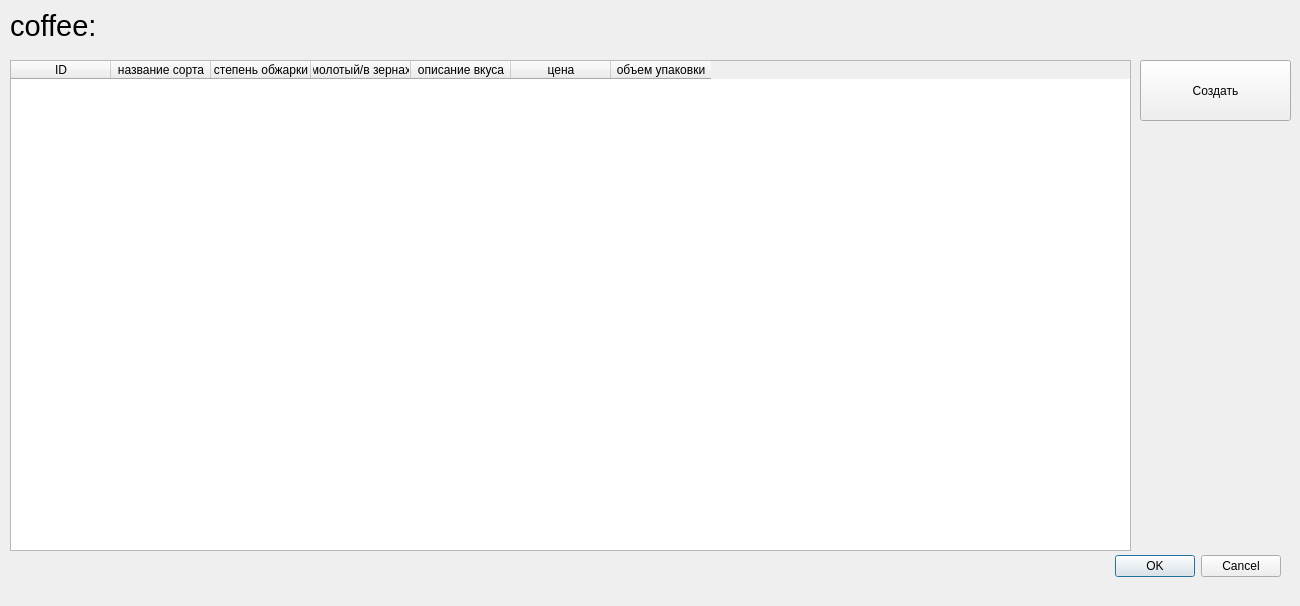
<?xml version="1.0" encoding="UTF-8"?>
<ui version="4.0">
 <class>Dialog</class>
 <widget class="QDialog" name="Dialog">
  <property name="geometry">
   <rect>
    <x>0</x>
    <y>0</y>
    <width>1300</width>
    <height>606</height>
   </rect>
  </property>
  <property name="windowTitle">
   <string>Dialog</string>
  </property>
  <widget class="QDialogButtonBox" name="buttonBox">
   <property name="geometry">
    <rect>
     <x>940</x>
     <y>550</y>
     <width>341</width>
     <height>32</height>
    </rect>
   </property>
   <property name="orientation">
    <enum>Qt::Horizontal</enum>
   </property>
   <property name="standardButtons">
    <set>QDialogButtonBox::Cancel|QDialogButtonBox::Ok</set>
   </property>
  </widget>
  <widget class="QTableWidget" name="tableWidget">
   <property name="geometry">
    <rect>
     <x>10</x>
     <y>60</y>
     <width>1121</width>
     <height>491</height>
    </rect>
   </property>
   <property name="defaultDropAction">
    <enum>Qt::IgnoreAction</enum>
   </property>
   <property name="alternatingRowColors">
    <bool>false</bool>
   </property>
   <column>
    <property name="text">
     <string>ID</string>
    </property>
   </column>
   <column>
    <property name="text">
     <string>название сорта</string>
    </property>
   </column>
   <column>
    <property name="text">
     <string>степень обжарки</string>
    </property>
   </column>
   <column>
    <property name="text">
     <string>молотый/в зернах</string>
    </property>
   </column>
   <column>
    <property name="text">
     <string>описание вкуса</string>
    </property>
   </column>
   <column>
    <property name="text">
     <string>цена</string>
    </property>
   </column>
   <column>
    <property name="text">
     <string>объем упаковки</string>
    </property>
   </column>
  </widget>
  <widget class="QLabel" name="label">
   <property name="geometry">
    <rect>
     <x>10</x>
     <y>10</y>
     <width>201</width>
     <height>31</height>
    </rect>
   </property>
   <property name="font">
    <font>
     <pointsize>22</pointsize>
    </font>
   </property>
   <property name="text">
    <string>coffee:</string>
   </property>
  </widget>
  <widget class="QPushButton" name="pushButton">
   <property name="geometry">
    <rect>
     <x>1140</x>
     <y>60</y>
     <width>151</width>
     <height>61</height>
    </rect>
   </property>
   <property name="text">
    <string>Создать</string>
   </property>
  </widget>
 </widget>
 <resources/>
 <connections>
  <connection>
   <sender>buttonBox</sender>
   <signal>accepted()</signal>
   <receiver>Dialog</receiver>
   <slot>accept()</slot>
   <hints>
    <hint type="sourcelabel">
     <x>248</x>
     <y>254</y>
    </hint>
    <hint type="destinationlabel">
     <x>157</x>
     <y>274</y>
    </hint>
   </hints>
  </connection>
  <connection>
   <sender>buttonBox</sender>
   <signal>rejected()</signal>
   <receiver>Dialog</receiver>
   <slot>reject()</slot>
   <hints>
    <hint type="sourcelabel">
     <x>316</x>
     <y>260</y>
    </hint>
    <hint type="destinationlabel">
     <x>286</x>
     <y>274</y>
    </hint>
   </hints>
  </connection>
 </connections>
</ui>
